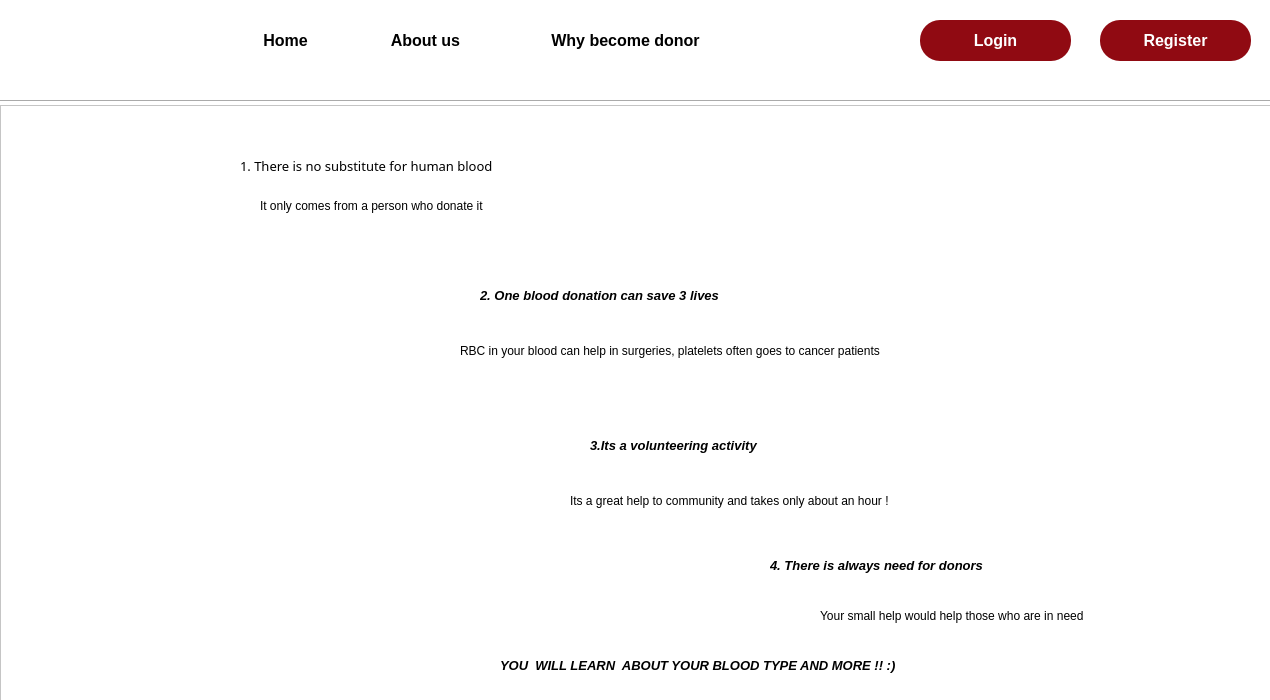
<?xml version="1.0" encoding="UTF-8"?>
<ui version="4.0">
 <class>why_become_donor</class>
 <widget class="QDialog" name="why_become_donor">
  <property name="geometry">
   <rect>
    <x>0</x>
    <y>0</y>
    <width>1270</width>
    <height>700</height>
   </rect>
  </property>
  <property name="windowTitle">
   <string>Dialog</string>
  </property>
  <property name="styleSheet">
   <string notr="true">background-color: rgb(255, 255, 255);</string>
  </property>
  <widget class="QPushButton" name="register_2">
   <property name="geometry">
    <rect>
     <x>1100</x>
     <y>20</y>
     <width>151</width>
     <height>41</height>
    </rect>
   </property>
   <property name="font">
    <font>
     <pointsize>12</pointsize>
     <bold>true</bold>
    </font>
   </property>
   <property name="cursor">
    <cursorShape>PointingHandCursor</cursorShape>
   </property>
   <property name="styleSheet">
    <string notr="true">#register_2
{
 background-color:rgb(144, 10, 18);
	color: rgb(255, 255, 255);
border-radius:20px;
}

#register_2::hover
{
background-color:white;
	color: rgb(144, 10, 18);
}</string>
   </property>
   <property name="text">
    <string>Register</string>
   </property>
  </widget>
  <widget class="QPushButton" name="login">
   <property name="geometry">
    <rect>
     <x>920</x>
     <y>20</y>
     <width>151</width>
     <height>41</height>
    </rect>
   </property>
   <property name="font">
    <font>
     <pointsize>12</pointsize>
     <bold>true</bold>
    </font>
   </property>
   <property name="cursor">
    <cursorShape>PointingHandCursor</cursorShape>
   </property>
   <property name="styleSheet">
    <string notr="true">#login
{
 background-color:rgb(144, 10, 18);
	color: rgb(255, 255, 255);
border-radius:20px;
}

#login::hover
{
background-color:white;
	color: rgb(144, 10, 18);
}</string>
   </property>
   <property name="text">
    <string>Login</string>
   </property>
  </widget>
  <widget class="QLabel" name="label_3">
   <property name="geometry">
    <rect>
     <x>40</x>
     <y>0</y>
     <width>81</width>
     <height>91</height>
    </rect>
   </property>
   <property name="styleSheet">
    <string notr="true">border-image: url(:/img/Images/logo1.png);</string>
   </property>
   <property name="text">
    <string/>
   </property>
  </widget>
  <widget class="Line" name="line">
   <property name="geometry">
    <rect>
     <x>0</x>
     <y>100</y>
     <width>1280</width>
     <height>3</height>
    </rect>
   </property>
   <property name="orientation">
    <enum>Qt::Horizontal</enum>
   </property>
  </widget>
  <widget class="QPushButton" name="about_2">
   <property name="geometry">
    <rect>
     <x>360</x>
     <y>20</y>
     <width>131</width>
     <height>41</height>
    </rect>
   </property>
   <property name="font">
    <font>
     <pointsize>12</pointsize>
     <bold>true</bold>
    </font>
   </property>
   <property name="cursor">
    <cursorShape>PointingHandCursor</cursorShape>
   </property>
   <property name="styleSheet">
    <string notr="true">#about_2

{
 background-color:#rgb(255, 255, 255);
border-radius:0.5px;
}


#about_2::hover{border-bottom :3px solid rgb(144, 10, 18);
color: rgb(144, 10, 18);}</string>
   </property>
   <property name="text">
    <string>About us</string>
   </property>
  </widget>
  <widget class="QPushButton" name="home">
   <property name="geometry">
    <rect>
     <x>230</x>
     <y>20</y>
     <width>111</width>
     <height>41</height>
    </rect>
   </property>
   <property name="font">
    <font>
     <pointsize>12</pointsize>
     <bold>true</bold>
    </font>
   </property>
   <property name="cursor">
    <cursorShape>PointingHandCursor</cursorShape>
   </property>
   <property name="styleSheet">
    <string notr="true">#home

{
 background-color:#rgb(255, 255, 255);
border-radius:0.5px;
}


#home::hover{border-bottom :3px solid rgb(144, 10, 18);
color: rgb(144, 10, 18);}</string>
   </property>
   <property name="text">
    <string>Home</string>
   </property>
  </widget>
  <widget class="QPushButton" name="why">
   <property name="geometry">
    <rect>
     <x>510</x>
     <y>20</y>
     <width>231</width>
     <height>41</height>
    </rect>
   </property>
   <property name="font">
    <font>
     <pointsize>12</pointsize>
     <bold>true</bold>
    </font>
   </property>
   <property name="cursor">
    <cursorShape>PointingHandCursor</cursorShape>
   </property>
   <property name="styleSheet">
    <string notr="true">#why

{
 background-color:rgb(255, 255, 255);
border-radius:0.5px;
}

#why::hover{border-bottom :3px solid rgb(144, 10, 18);
color: rgb(144, 10, 18);}</string>
   </property>
   <property name="text">
    <string>Why become donor</string>
   </property>
  </widget>
  <widget class="QFrame" name="frame">
   <property name="geometry">
    <rect>
     <x>0</x>
     <y>105</y>
     <width>1271</width>
     <height>651</height>
    </rect>
   </property>
   <property name="styleSheet">
    <string notr="true">#frame{
border-image: url(:/img/Images/output-onlinepngtools (1).png);  }
</string>
   </property>
   <property name="frameShape">
    <enum>QFrame::StyledPanel</enum>
   </property>
   <property name="frameShadow">
    <enum>QFrame::Raised</enum>
   </property>
   <widget class="QLabel" name="label">
    <property name="geometry">
     <rect>
      <x>70</x>
      <y>40</y>
      <width>131</width>
      <height>161</height>
     </rect>
    </property>
    <property name="styleSheet">
     <string notr="true"/>
    </property>
    <property name="text">
     <string/>
    </property>
   </widget>
   <widget class="QLabel" name="label_2">
    <property name="geometry">
     <rect>
      <x>240</x>
      <y>40</y>
      <width>341</width>
      <height>41</height>
     </rect>
    </property>
    <property name="font">
     <font>
      <family>AcadEref</family>
      <pointsize>10</pointsize>
      <italic>false</italic>
      <bold>false</bold>
     </font>
    </property>
    <property name="styleSheet">
     <string notr="true"/>
    </property>
    <property name="text">
     <string>1. There is no substitute for human blood</string>
    </property>
   </widget>
   <widget class="QLabel" name="label_17">
    <property name="geometry">
     <rect>
      <x>260</x>
      <y>80</y>
      <width>361</width>
      <height>41</height>
     </rect>
    </property>
    <property name="styleSheet">
     <string notr="true"/>
    </property>
    <property name="text">
     <string>It only comes from a person who donate it</string>
    </property>
   </widget>
   <widget class="QLabel" name="label_18">
    <property name="geometry">
     <rect>
      <x>480</x>
      <y>170</y>
      <width>341</width>
      <height>41</height>
     </rect>
    </property>
    <property name="font">
     <font>
      <pointsize>10</pointsize>
      <italic>true</italic>
      <bold>true</bold>
     </font>
    </property>
    <property name="styleSheet">
     <string notr="true"/>
    </property>
    <property name="text">
     <string>2. One blood donation can save 3 lives</string>
    </property>
   </widget>
   <widget class="QLabel" name="label_19">
    <property name="geometry">
     <rect>
      <x>590</x>
      <y>320</y>
      <width>341</width>
      <height>41</height>
     </rect>
    </property>
    <property name="font">
     <font>
      <pointsize>10</pointsize>
      <italic>true</italic>
      <bold>true</bold>
     </font>
    </property>
    <property name="styleSheet">
     <string notr="true"/>
    </property>
    <property name="text">
     <string>3.Its a volunteering activity</string>
    </property>
   </widget>
   <widget class="QLabel" name="label_20">
    <property name="geometry">
     <rect>
      <x>770</x>
      <y>440</y>
      <width>341</width>
      <height>41</height>
     </rect>
    </property>
    <property name="font">
     <font>
      <pointsize>10</pointsize>
      <italic>true</italic>
      <bold>true</bold>
     </font>
    </property>
    <property name="styleSheet">
     <string notr="true"/>
    </property>
    <property name="text">
     <string>4. There is always need for donors</string>
    </property>
   </widget>
   <widget class="QLabel" name="label_21">
    <property name="geometry">
     <rect>
      <x>570</x>
      <y>370</y>
      <width>471</width>
      <height>51</height>
     </rect>
    </property>
    <property name="styleSheet">
     <string notr="true"/>
    </property>
    <property name="text">
     <string>Its a great help to community and takes only about an hour !</string>
    </property>
   </widget>
   <widget class="QLabel" name="label_22">
    <property name="geometry">
     <rect>
      <x>460</x>
      <y>220</y>
      <width>531</width>
      <height>51</height>
     </rect>
    </property>
    <property name="styleSheet">
     <string notr="true"/>
    </property>
    <property name="text">
     <string>RBC in your blood can help in surgeries, platelets often goes to cancer patients</string>
    </property>
   </widget>
   <widget class="QLabel" name="label_23">
    <property name="geometry">
     <rect>
      <x>820</x>
      <y>490</y>
      <width>361</width>
      <height>41</height>
     </rect>
    </property>
    <property name="styleSheet">
     <string notr="true"/>
    </property>
    <property name="text">
     <string>Your small help would help those who are in need </string>
    </property>
   </widget>
   <widget class="QLabel" name="label_24">
    <property name="geometry">
     <rect>
      <x>500</x>
      <y>540</y>
      <width>491</width>
      <height>41</height>
     </rect>
    </property>
    <property name="font">
     <font>
      <pointsize>10</pointsize>
      <italic>true</italic>
      <bold>true</bold>
     </font>
    </property>
    <property name="styleSheet">
     <string notr="true"/>
    </property>
    <property name="text">
     <string>YOU  WILL LEARN  ABOUT YOUR BLOOD TYPE AND MORE !! :) </string>
    </property>
   </widget>
   <widget class="QLabel" name="label_25">
    <property name="geometry">
     <rect>
      <x>410</x>
      <y>350</y>
      <width>131</width>
      <height>111</height>
     </rect>
    </property>
    <property name="styleSheet">
     <string notr="true">#label_12{border-image: url(:/img/Images/istockphoto-1179369531-612x612-removebg-preview.png);
  hover:  rgb(170, 0, 0);


}
</string>
    </property>
    <property name="text">
     <string/>
    </property>
   </widget>
   <widget class="QLabel" name="label_26">
    <property name="geometry">
     <rect>
      <x>290</x>
      <y>160</y>
      <width>161</width>
      <height>161</height>
     </rect>
    </property>
    <property name="styleSheet">
     <string notr="true"/>
    </property>
    <property name="text">
     <string/>
    </property>
   </widget>
   <widget class="QLabel" name="label_27">
    <property name="geometry">
     <rect>
      <x>1010</x>
      <y>20</y>
      <width>251</width>
      <height>281</height>
     </rect>
    </property>
    <property name="styleSheet">
     <string notr="true">border-image: url(:/img/Images/vector-illustration-of-donate-blood-concept-for-world-blood-donor-day-T7393X-removebg-preview.png);
border-radius: 50px;
</string>
    </property>
    <property name="text">
     <string/>
    </property>
   </widget>
   <widget class="QToolButton" name="toolButton">
    <property name="geometry">
     <rect>
      <x>70</x>
      <y>40</y>
      <width>131</width>
      <height>161</height>
     </rect>
    </property>
    <property name="styleSheet">
     <string notr="true">border-radius:3px;
</string>
    </property>
    <property name="text">
     <string/>
    </property>
    <property name="icon">
     <iconset>
      <normaloff>:/Downloads/bg.png</normaloff>:/Downloads/bg.png</iconset>
    </property>
    <property name="iconSize">
     <size>
      <width>160</width>
      <height>160</height>
     </size>
    </property>
   </widget>
   <widget class="QToolButton" name="toolButton_2">
    <property name="geometry">
     <rect>
      <x>290</x>
      <y>160</y>
      <width>161</width>
      <height>161</height>
     </rect>
    </property>
    <property name="styleSheet">
     <string notr="true">border-radius:3px;</string>
    </property>
    <property name="text">
     <string/>
    </property>
    <property name="icon">
     <iconset>
      <normaloff>:/Downloads/istockphoto-1091728056-612x612-removebg-preview.png</normaloff>:/Downloads/istockphoto-1091728056-612x612-removebg-preview.png</iconset>
    </property>
    <property name="iconSize">
     <size>
      <width>160</width>
      <height>160</height>
     </size>
    </property>
   </widget>
   <widget class="QToolButton" name="toolButton_3">
    <property name="geometry">
     <rect>
      <x>410</x>
      <y>350</y>
      <width>131</width>
      <height>111</height>
     </rect>
    </property>
    <property name="styleSheet">
     <string notr="true">border-radius:3px;</string>
    </property>
    <property name="text">
     <string/>
    </property>
    <property name="icon">
     <iconset>
      <normaloff>:/Downloads/istockphoto-1179369531-612x612-removebg-preview.png</normaloff>:/Downloads/istockphoto-1179369531-612x612-removebg-preview.png</iconset>
    </property>
    <property name="iconSize">
     <size>
      <width>150</width>
      <height>150</height>
     </size>
    </property>
   </widget>
  </widget>
 </widget>
 <resources/>
 <connections/>
</ui>
